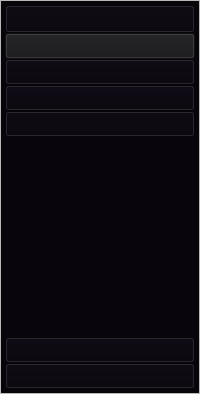
        <widget class="QFrame" name="frame_3">
         <property name="frameShape">
          <enum>QFrame::Shape::StyledPanel</enum>
         </property>
         <property name="frameShadow">
          <enum>QFrame::Shadow::Raised</enum>
         </property>
         <layout class="QVBoxLayout" name="verticalLayout_19">
          <property name="spacing">
           <number>0</number>
          </property>
          <property name="leftMargin">
           <number>0</number>
          </property>
          <property name="topMargin">
           <number>0</number>
          </property>
          <property name="rightMargin">
           <number>0</number>
          </property>
          <property name="bottomMargin">
           <number>0</number>
          </property>
          <item>
           <widget class="QFrame" name="contenedor_menu">
            <property name="maximumSize">
             <size>
              <width>200</width>
              <height>16777215</height>
             </size>
            </property>
            <property name="styleSheet">
             <string notr="true">background-color: rgb(9, 5, 13);

</string>
            </property>
            <property name="frameShape">
             <enum>QFrame::Shape::StyledPanel</enum>
            </property>
            <property name="frameShadow">
             <enum>QFrame::Shadow::Raised</enum>
            </property>
            <layout class="QVBoxLayout" name="verticalLayout_2">
             <property name="spacing">
              <number>0</number>
             </property>
             <property name="leftMargin">
              <number>0</number>
             </property>
             <property name="topMargin">
              <number>0</number>
             </property>
             <property name="rightMargin">
              <number>0</number>
             </property>
             <property name="bottomMargin">
              <number>0</number>
             </property>
             <item>
              <widget class="QFrame" name="menu_deslizante">
               <property name="frameShape">
                <enum>QFrame::Shape::StyledPanel</enum>
               </property>
               <property name="frameShadow">
                <enum>QFrame::Shadow::Raised</enum>
               </property>
               <layout class="QVBoxLayout" name="verticalLayout_5">
                <property name="spacing">
                 <number>0</number>
                </property>
                <property name="leftMargin">
                 <number>0</number>
                </property>
                <property name="topMargin">
                 <number>0</number>
                </property>
                <property name="rightMargin">
                 <number>0</number>
                </property>
                <property name="bottomMargin">
                 <number>0</number>
                </property>
                <item>
                 <widget class="QFrame" name="frame_9">
                  <property name="sizePolicy">
                   <sizepolicy hsizetype="Preferred" vsizetype="Expanding">
                    <horstretch>0</horstretch>
                    <verstretch>0</verstretch>
                   </sizepolicy>
                  </property>
                  <property name="frameShape">
                   <enum>QFrame::Shape::StyledPanel</enum>
                  </property>
                  <property name="frameShadow">
                   <enum>QFrame::Shadow::Raised</enum>
                  </property>
                  <layout class="QVBoxLayout" name="verticalLayout_6">
                   <property name="spacing">
                    <number>0</number>
                   </property>
                   <property name="leftMargin">
                    <number>0</number>
                   </property>
                   <property name="topMargin">
                    <number>0</number>
                   </property>
                   <property name="rightMargin">
                    <number>0</number>
                   </property>
                   <property name="bottomMargin">
                    <number>0</number>
                   </property>
                   <item>
                    <widget class="QFrame" name="frame_22">
                     <property name="styleSheet">
                      <string notr="true">QPushButton{
	text-align:left;
	padding:3px 5px;
}

QPushButton::hover{
	background-color: rgb(39, 22, 57);
}</string>
                     </property>
                     <property name="frameShape">
                      <enum>QFrame::Shape::StyledPanel</enum>
                     </property>
                     <property name="frameShadow">
                      <enum>QFrame::Shadow::Raised</enum>
                     </property>
                     <layout class="QVBoxLayout" name="verticalLayout_4">
                      <property name="spacing">
                       <number>0</number>
                      </property>
                      <property name="leftMargin">
                       <number>0</number>
                      </property>
                      <property name="topMargin">
                       <number>0</number>
                      </property>
                      <property name="rightMargin">
                       <number>0</number>
                      </property>
                      <property name="bottomMargin">
                       <number>0</number>
                      </property>
                      <item>
                       <widget class="QPushButton" name="pushButton_5">
                        <property name="styleSheet">
                         <string notr="true">QPushButton{
	/*border-right:2px solid #3e7cba*/
	padding: 6 5 6 5
}</string>
                        </property>
                        <property name="text">
                         <string/>
                        </property>
                        <property name="icon">
                         <iconset resource="../../../Proyecto Oziris/ICONS.qrc">
                          <normaloff>:/ICONS/ICONS/slack2.svg</normaloff>:/ICONS/ICONS/slack2.svg</iconset>
                        </property>
                        <property name="iconSize">
                         <size>
                          <width>20</width>
                          <height>20</height>
                         </size>
                        </property>
                       </widget>
                      </item>
                      <item>
                       <widget class="QPushButton" name="home">
                        <property name="font">
                         <font>
                          <family>Century Gothic</family>
                          <pointsize>10</pointsize>
                          <bold>false</bold>
                         </font>
                        </property>
                        <property name="cursor">
                         <cursorShape>PointingHandCursor</cursorShape>
                        </property>
                        <property name="styleSheet">
                         <string notr="true">QPushButton{
background-color:#18181a;border-left:2px solid #ff007f
}</string>
                        </property>
                        <property name="text">
                         <string/>
                        </property>
                        <property name="icon">
                         <iconset resource="../../../Proyecto Oziris/ICONS.qrc">
                          <normaloff>:/ICONS/ICONS/home.svg</normaloff>:/ICONS/ICONS/home.svg</iconset>
                        </property>
                        <property name="iconSize">
                         <size>
                          <width>20</width>
                          <height>20</height>
                         </size>
                        </property>
                       </widget>
                      </item>
                      <item>
                       <widget class="QPushButton" name="p_coincidencia">
                        <property name="font">
                         <font>
                          <family>Century Gothic</family>
                          <pointsize>10</pointsize>
                          <bold>false</bold>
                         </font>
                        </property>
                        <property name="cursor">
                         <cursorShape>PointingHandCursor</cursorShape>
                        </property>
                        <property name="styleSheet">
                         <string notr="true"/>
                        </property>
                        <property name="text">
                         <string/>
                        </property>
                        <property name="icon">
                         <iconset resource="../../../Proyecto Oziris/ICONS.qrc">
                          <normaloff>:/ICONS/ICONS/users.svg</normaloff>:/ICONS/ICONS/users.svg</iconset>
                        </property>
                        <property name="iconSize">
                         <size>
                          <width>20</width>
                          <height>20</height>
                         </size>
                        </property>
                       </widget>
                      </item>
                      <item>
                       <widget class="QPushButton" name="o_coincidencia">
                        <property name="font">
                         <font>
                          <family>Century Gothic</family>
                          <pointsize>10</pointsize>
                          <bold>false</bold>
                         </font>
                        </property>
                        <property name="cursor">
                         <cursorShape>PointingHandCursor</cursorShape>
                        </property>
                        <property name="styleSheet">
                         <string notr="true"/>
                        </property>
                        <property name="text">
                         <string/>
                        </property>
                        <property name="icon">
                         <iconset resource="../../../Proyecto Oziris/ICONS.qrc">
                          <normaloff>:/ICONS/ICONS/grid.svg</normaloff>:/ICONS/ICONS/grid.svg</iconset>
                        </property>
                        <property name="iconSize">
                         <size>
                          <width>20</width>
                          <height>20</height>
                         </size>
                        </property>
                        <property name="autoDefault">
                         <bool>false</bool>
                        </property>
                        <property name="default">
                         <bool>false</bool>
                        </property>
                       </widget>
                      </item>
                      <item>
                       <widget class="QPushButton" name="base_datos">
                        <property name="font">
                         <font>
                          <family>Century Gothic</family>
                          <pointsize>10</pointsize>
                          <bold>false</bold>
                         </font>
                        </property>
                        <property name="cursor">
                         <cursorShape>PointingHandCursor</cursorShape>
                        </property>
                        <property name="styleSheet">
                         <string notr="true"/>
                        </property>
                        <property name="text">
                         <string/>
                        </property>
                        <property name="icon">
                         <iconset resource="../../../Proyecto Oziris/ICONS.qrc">
                          <normaloff>:/ICONS/ICONS/database.svg</normaloff>:/ICONS/ICONS/database.svg</iconset>
                        </property>
                        <property name="iconSize">
                         <size>
                          <width>20</width>
                          <height>20</height>
                         </size>
                        </property>
                       </widget>
                      </item>
                      <item>
                       <spacer name="verticalSpacer">
                        <property name="orientation">
                         <enum>Qt::Orientation::Vertical</enum>
                        </property>
                        <property name="sizeType">
                         <enum>QSizePolicy::Policy::MinimumExpanding</enum>
                        </property>
                        <property name="sizeHint" stdset="0">
                         <size>
                          <width>20</width>
                          <height>200</height>
                         </size>
                        </property>
                       </spacer>
                      </item>
                      <item>
                       <widget class="QPushButton" name="ayuda">
                        <property name="font">
                         <font>
                          <family>Century Gothic</family>
                          <pointsize>10</pointsize>
                          <bold>false</bold>
                         </font>
                        </property>
                        <property name="cursor">
                         <cursorShape>PointingHandCursor</cursorShape>
                        </property>
                        <property name="styleSheet">
                         <string notr="true"/>
                        </property>
                        <property name="text">
                         <string/>
                        </property>
                        <property name="icon">
                         <iconset resource="../../../Proyecto Oziris/ICONS.qrc">
                          <normaloff>:/ICONS/ICONS/help-circle.svg</normaloff>:/ICONS/ICONS/help-circle.svg</iconset>
                        </property>
                        <property name="iconSize">
                         <size>
                          <width>20</width>
                          <height>20</height>
                         </size>
                        </property>
                       </widget>
                      </item>
                      <item>
                       <widget class="QPushButton" name="sobre">
                        <property name="font">
                         <font>
                          <family>Century Gothic</family>
                          <pointsize>10</pointsize>
                          <bold>false</bold>
                         </font>
                        </property>
                        <property name="cursor">
                         <cursorShape>PointingHandCursor</cursorShape>
                        </property>
                        <property name="styleSheet">
                         <string notr="true"/>
                        </property>
                        <property name="text">
                         <string/>
                        </property>
                        <property name="icon">
                         <iconset resource="../../../Proyecto Oziris/ICONS.qrc">
                          <normaloff>:/ICONS/ICONS/info.svg</normaloff>:/ICONS/ICONS/info.svg</iconset>
                        </property>
                        <property name="iconSize">
                         <size>
                          <width>20</width>
                          <height>20</height>
                         </size>
                        </property>
                       </widget>
                      </item>
                     </layout>
                    </widget>
                   </item>
                  </layout>
                 </widget>
                </item>
               </layout>
              </widget>
             </item>
            </layout>
           </widget>
          </item>
         </layout>
        </widget>
